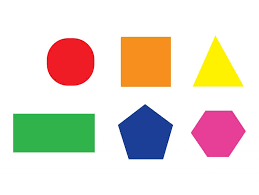
#> input picture data/image1.jpg, 259 x 195 px
$ python shape_detect.py
#> lines starting #> are read from the running program, lines starting #| are printed output that depends on the picture; after the words box and inside, x2 and y2 are one past the last pixel; in counts of white or black regions, pixels touching at a corner belong together
import numpy as np
import cv2

img = cv2.imread('./data/image1.jpg')
#> img is the input picture: shape (195, 259, 3); mean B, G, R 209.6, 220.8, 230.4
# img = cv2.resize(img , (720 , 480))
imgGrey = cv2.cvtColor(img, cv2.COLOR_BGR2GRAY)
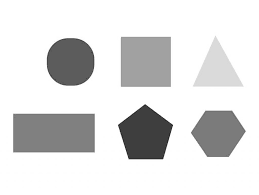
#> imgGrey: shape (195, 259); min 36, max 255, mean 222.4
_, thrash = cv2.threshold(imgGrey, 240, 255, cv2.THRESH_BINARY)
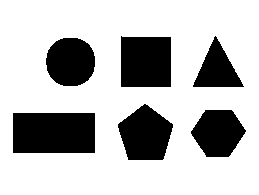
#> thrash: shape (195, 259); 74% white; 6 black regions
contours, _ = cv2.findContours(thrash, cv2.RETR_TREE, cv2.CHAIN_APPROX_NONE)
#> contours = 7 contours; box (x1, y1, x2, y2) and area: (0, 0, 259, 195) 50052, (12, 112, 96, 154) 3401, (120, 35, 172, 88) 2600, (117, 103, 174, 161) 2274, (45, 37, 96, 87) 1993, (190, 109, 247, 158) 1947, (192, 35, 245, 88) 1418


cv2.imshow("img", thrash)
for contour in contours:
    if cv2.contourArea(contour) < 5:
        continue
    approx = cv2.approxPolyDP(contour, 0.01* cv2.arcLength(contour, True), True)
    cv2.drawContours(img, [approx], -1, (0, 0, 0), 2)
    x = approx.ravel()[0]
    y = approx.ravel()[1] - 5
    if len(approx) == 3:
        cv2.putText(img, "Triangle", (x-30, y), cv2.FONT_HERSHEY_COMPLEX, 0.4, (0, 0, 0))
    elif len(approx) == 4:
        x1 ,y1, w, h = cv2.boundingRect(approx)
        aspectRatio = float(w)/h
        # print(aspectRatio)
        if aspectRatio >= 0.94 and aspectRatio <= 1.05:
          cv2.putText(img, "square", (x, y), cv2.FONT_HERSHEY_COMPLEX, 0.4, (0))
        else:
          cv2.putText(img, "rectangle", (x, y), cv2.FONT_HERSHEY_COMPLEX, 0.4, (0))
    elif len(approx) == 5:
        cv2.putText(img, "Pentagon", (x-30, y), cv2.FONT_HERSHEY_COMPLEX, 0.4, (0))
    elif len(approx) == 6:
        cv2.putText(img, "hexagon", (x-10, y), cv2.FONT_HERSHEY_COMPLEX, 0.4, (0))
    elif len(approx) == 7:
        cv2.putText(img, "heptagon", (x-10, y), cv2.FONT_HERSHEY_COMPLEX, 0.4, (0))
    elif 7 < len(approx) < 15:
        cv2.putText(img, "oval", (x+10, y), cv2.FONT_HERSHEY_COMPLEX, 0.4, (0))
    else:
        cv2.putText(img, "circle", (x-5, y), cv2.FONT_HERSHEY_COMPLEX, 0.4, (0))
#> this loop made 7 passes
#> (approx, x, y, x1, y1, w, h, aspectRatio) on passes 1, 2, 7: ([[0, 0], [0, 194], [258, 194], [258, 0]], 0, -5, 0, 0, 259, 195, 1.33), ([[12, 113], [94, 112], [95, 152], [13, 153]], 12, 108, 12, 112, 84, 42, 2), ([[120, 36], [170, 36], [171, 86], [121, 87]], 120, 31, 120, 36, 52, 52, 1)
#> (x, y) on passes 3 to 5: (205, 104), (144, 98), (60, 33)
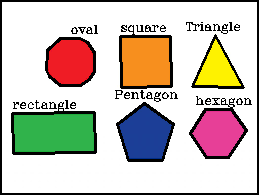
#> img: shape (195, 259, 3); 12.1% of pixels changed, all inside (x1, y1, x2, y2) = (0, 0, 259, 195)

imgS = cv2.resize(img , (720 , 480))
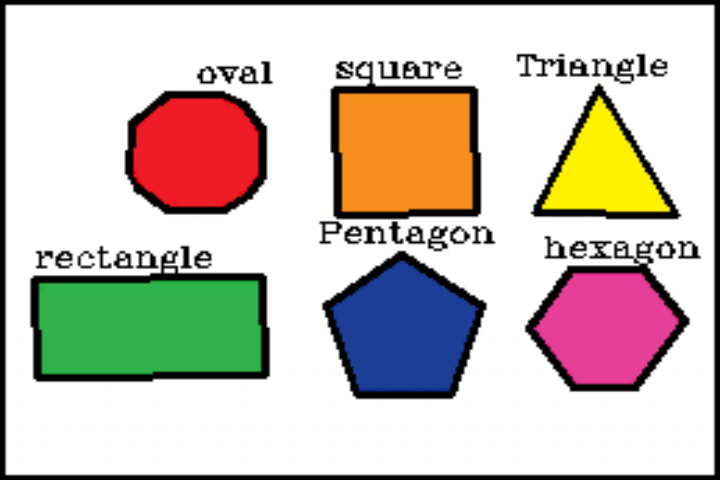
#> imgS: shape (480, 720, 3); mean B, G, R 183.3, 193, 201.5
cv2.imshow("shapes", imgS)
cv2.waitKey(0)
cv2.destroyAllWindows()

$ run again, with data/image2.jpg copied over data/image1.jpg
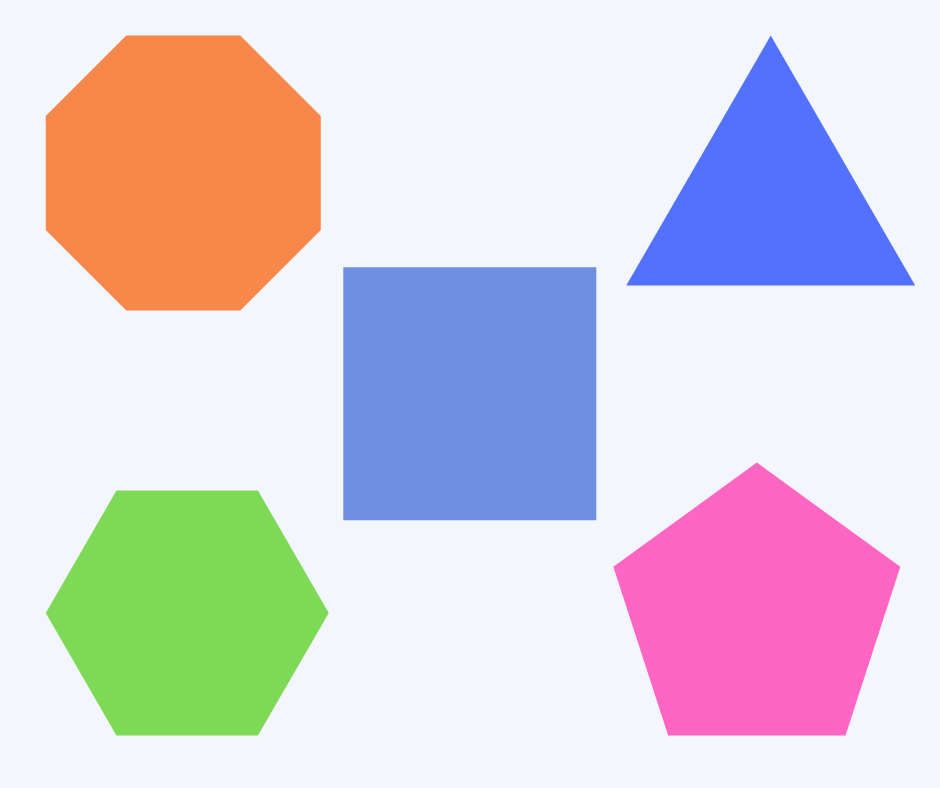
#> input picture data/image2.jpg, 940 x 788 px
#> img is the input picture: shape (788, 940, 3); mean B, G, R 220, 208.7, 217.5
#> `_, thrash = cv2.threshold(imgGrey, 240, 255, cv2.THRESH_BINARY)`:
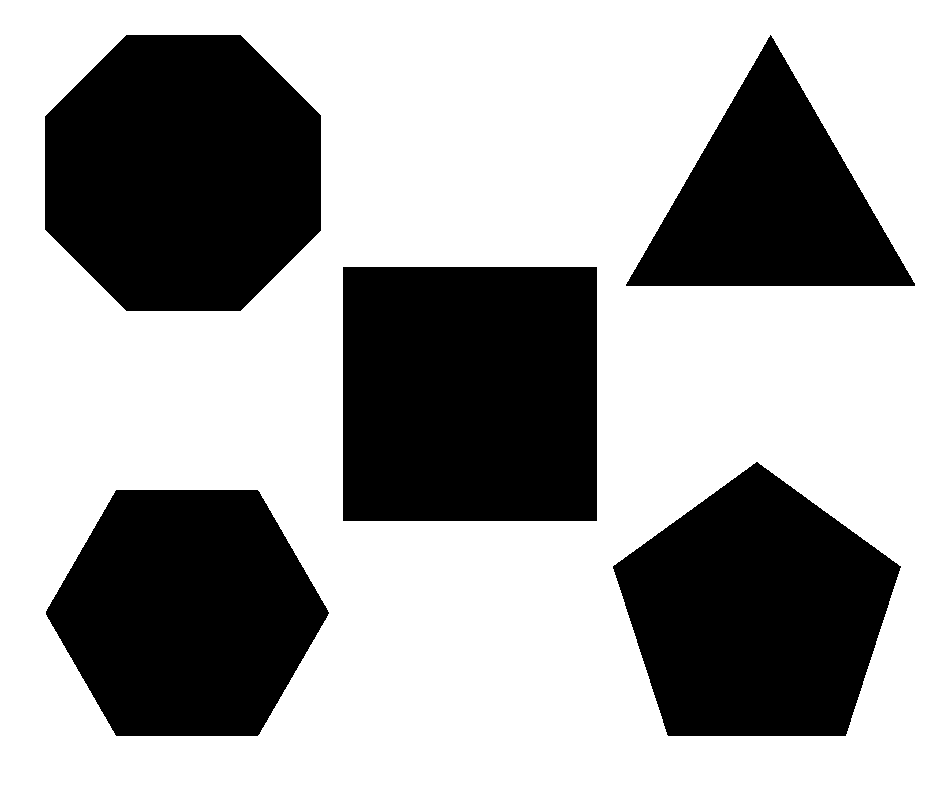
#> thrash: shape (788, 940); 63.4% white; 5 black regions
#> contours = 6 contours; box (x1, y1, x2, y2) and area: (0, 0, 940, 788) 738993, (342, 266, 598, 522) 65023, (44, 34, 322, 312) 63444, (612, 461, 902, 737) 54920, (45, 489, 330, 737) 52775, (625, 34, 916, 287) 36903
#> the loop `for contour in contours:` made 6 passes
#> (approx, x, y, x1, y1, w, h, aspectRatio) on passes 1, 4: ([[0, 0], [0, 787], [939, 787], [939, 0]], 0, -5, 0, 0, 940, 788, 1.19), ([[342, 267], [596, 266], [597, 520], [343, 521]], 342, 262, 342, 266, 256, 256, 1)
#> `imgS = cv2.resize(img , (720 , 480))`:
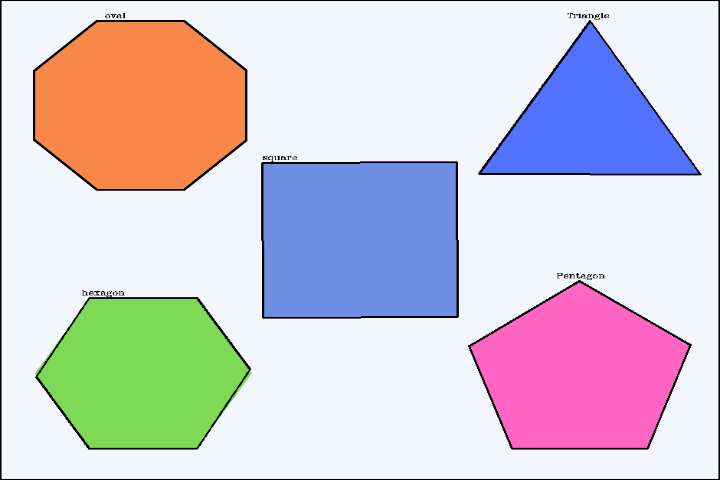
#> imgS: shape (480, 720, 3); mean B, G, R 213.3, 202.3, 211.1

$ run again, with data/image3.jpg copied over data/image1.jpg
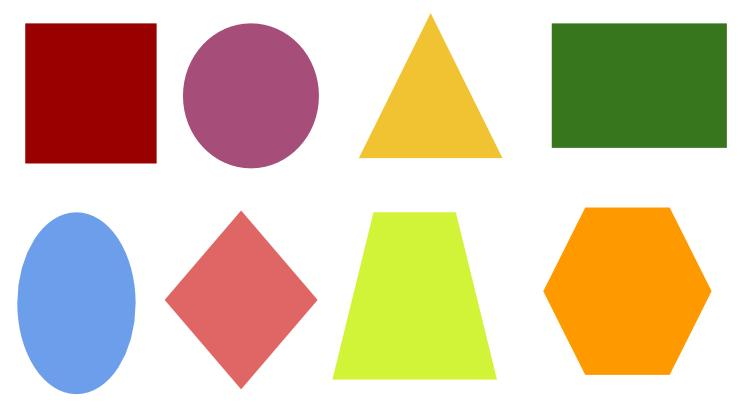
#> input picture data/image3.jpg, 745 x 420 px
#> img is the input picture: shape (420, 745, 3); mean B, G, R 172.4, 199.9, 217.5
#> `_, thrash = cv2.threshold(imgGrey, 240, 255, cv2.THRESH_BINARY)`:
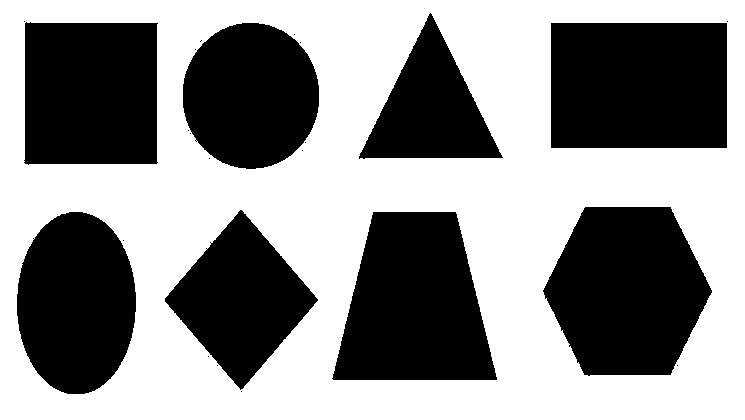
#> thrash: shape (420, 745); 55.2% white; 24 black regions (16 under 20 px)
#> contours = 31 contours, 22 with area under 20; largest, box (x1, y1, x2, y2) and area: (0, 0, 745, 420) 311736, (550, 22, 728, 149) 22300, (542, 206, 713, 377) 21674, (331, 211, 498, 381) 21114, (23, 21, 159, 166) 18892
#> the loop `for contour in contours:` made 31 passes
#> (approx, x, y, x1, y1, w, h, aspectRatio) on passes 1, 10, 12, 26, 28: ([[0, 0], [0, 419], [744, 419], [744, 0]], 0, -5, 0, 0, 745, 420, 1.77), ([[373, 211], [456, 212], [496, 380], [331, 378]], 373, 206, 331, 211, 166, 170, 0.976), ([[241, 209], [318, 300], [240, 390], [164, 298]], 241, 204, 164, 209, 155, 182, 0.852), ([[550, 23], [726, 22], [727, 147], [551, 148]], 550, 18, 550, 22, 178, 127, 1.4), ([[26, 21], [158, 23], [156, 164], [23, 162]], 26, 16, 23, 21, 136, 144, 0.944)
#> `imgS = cv2.resize(img , (720 , 480))`:
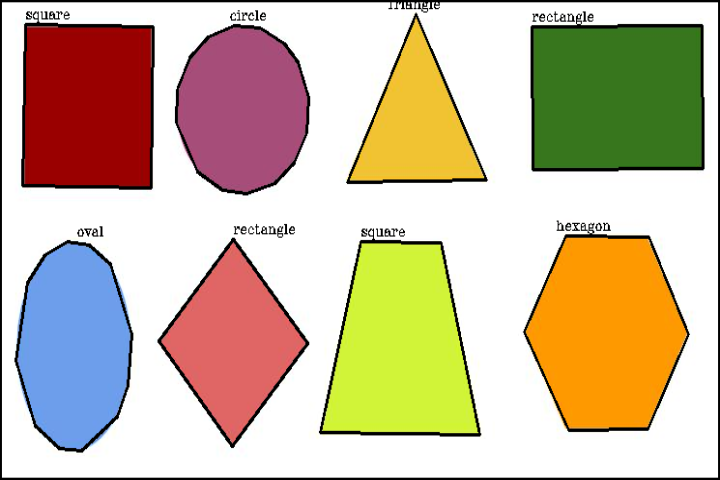
#> imgS: shape (480, 720, 3); mean B, G, R 160.5, 187.2, 204.4

$ run again, with data/image4.webp saved as data/image1.jpg
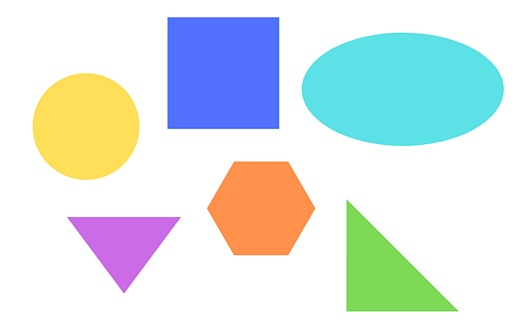
#> input picture data/image4.webp, 522 x 326 px
#> img is the input picture: shape (326, 522, 3); mean B, G, R 228.2, 229.3, 218.7
#> `_, thrash = cv2.threshold(imgGrey, 240, 255, cv2.THRESH_BINARY)`:
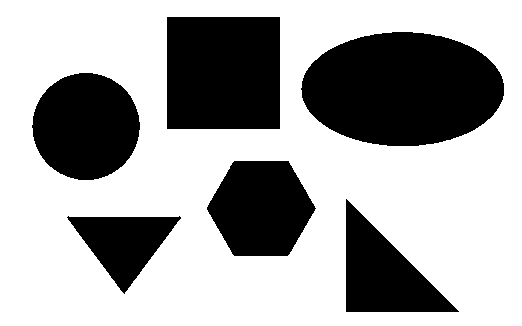
#> thrash: shape (326, 522); 65.6% white; 6 black regions
#> contours = 7 contours; box (x1, y1, x2, y2) and area: (0, 0, 522, 326) 169325, (300, 31, 505, 147) 18368, (166, 16, 281, 130) 12880, (31, 72, 141, 181) 9158, (206, 160, 317, 257) 7932, (345, 198, 460, 313) 6610, (66, 215, 182, 295) 4584
#> the loop `for contour in contours:` made 7 passes
#> (approx, x, y, x1, y1, w, h, aspectRatio) on passes 1, 7: ([[0, 0], [0, 325], [521, 325], [521, 0]], 0, -5, 0, 0, 522, 326, 1.6), ([[166, 17], [279, 16], [280, 128], [167, 129]], 166, 12, 166, 16, 115, 114, 1.01)
#> `imgS = cv2.resize(img , (720 , 480))`:
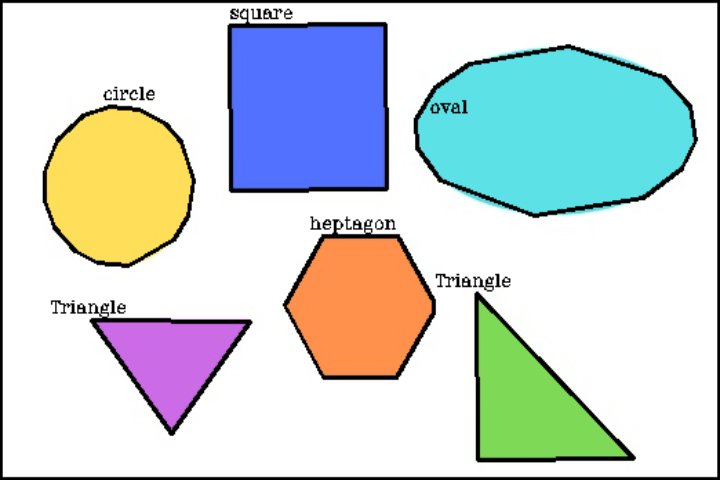
#> imgS: shape (480, 720, 3); mean B, G, R 213.1, 214, 204.1
